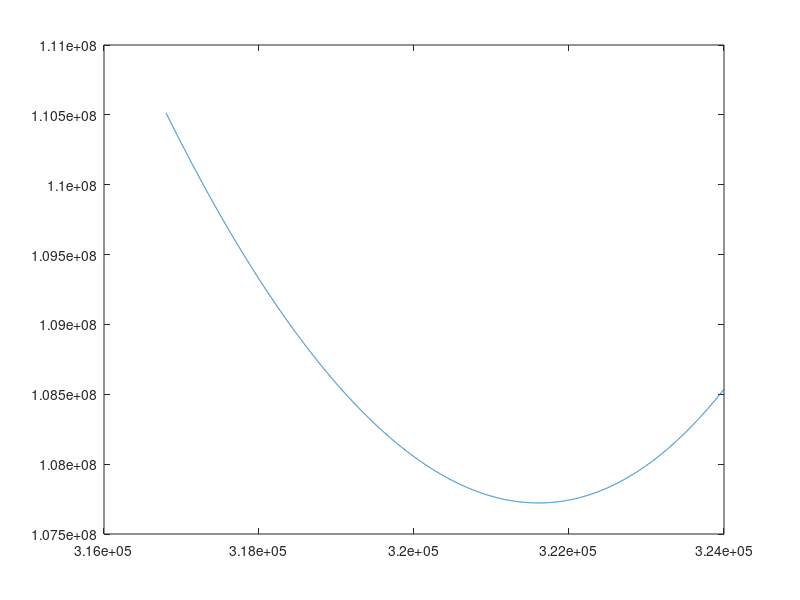
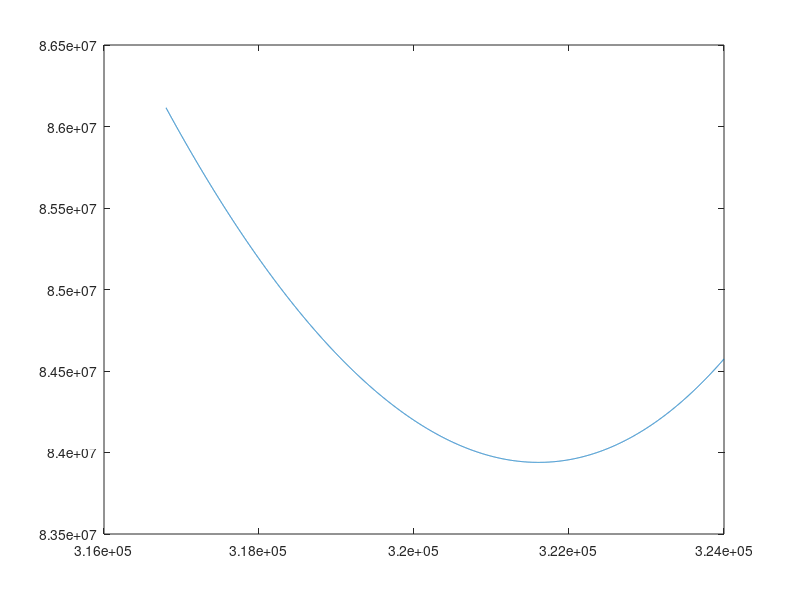
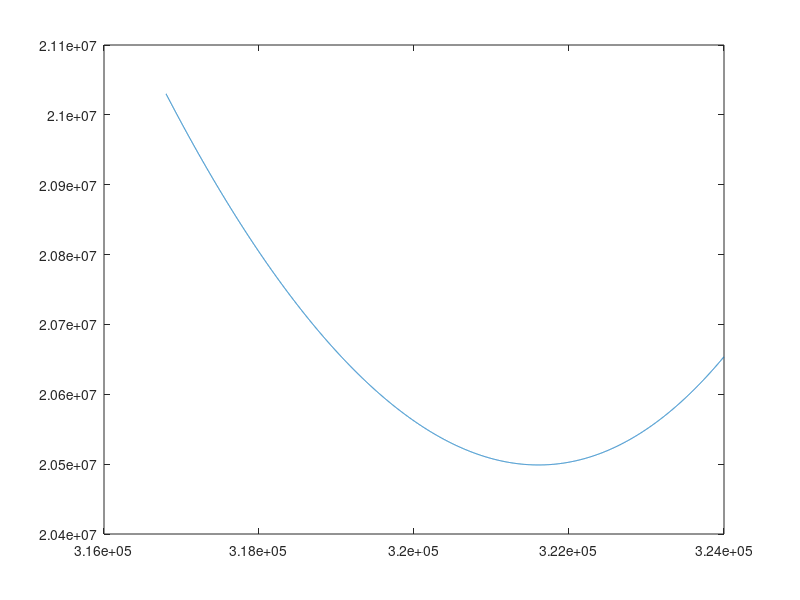
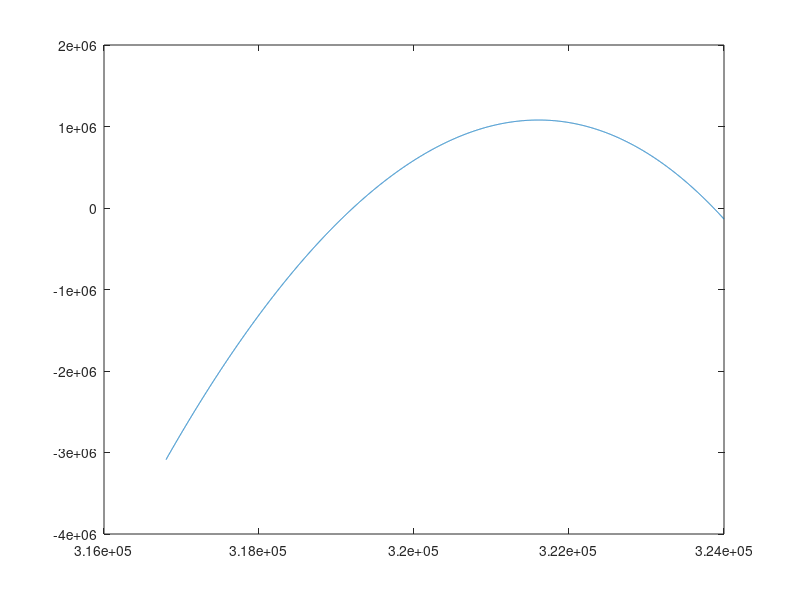

The MATLAB source for these figures, in order:
% Extracts pseudorange, SNR, and carrier phase data from RINEX files
% Name of file
% fname = 'nybp3010.15o';
% PRN_list = [2, 5, 6, 10, 12];
% 
% % use function to read in the observations for the PRNs of interest
% [ rinexv3 ] = read_rinex_obs5(fname, PRN_list);

format long g
format compact
clear all;
close all;
% Extract the measured pseudoranges.
% snr_NN = signal to noise ratio (NN = PRN #)
% pr_CC_NN = pseudorange (CC = code)
% carrier = carrier phase data
load('nybp_1028.mat');

i = 1;
j = 1;
k = 1;
m = 1;
n = 1;
p = 1;
q = 1;

alldata = rinexv3_1028.data;
f1 = 1575.42*1e6;
f2 = 1227.60*1e6;

while i <= length(alldata)
    if alldata(i,3) == 2
        j = k;
        prn_2_data(j,:) = alldata(i,:);
        timesecsprn2(j) = prn_2_data(j,2);
        mp1prn2(j) = prn_2_data(j,7) - (((f1^2 + f2^2)/(f1^2 - f2^2))*prn_2_data(j,4)) + (2*f2^2/(f1^2 - f2^2))*prn_2_data(j,5);
        mp2prn2(j) = prn_2_data(j,10) - (((f2^2 + f1^2)/(f2^2 - f1^2))*prn_2_data(j,5)) + (2*f1^2/(f2^2 - f1^2))*prn_2_data(j,4);
        k = k + 1;
    elseif alldata(i,3) == 5
        j = m;
        prn_5_data(j,:) = alldata(i,:);
        timesecsprn5(j) = prn_5_data(j,2);
        mp1prn5(j) = prn_5_data(j,7) - (((f1^2 + f2^2)/(f1^2 - f2^2))*prn_5_data(j,4)) + (2*f2^2/(f1^2 - f2^2))*prn_5_data(j,5);
        mp2prn5(j) = prn_5_data(j,10) - (((f2^2 + f1^2)/(f2^2 - f1^2))*prn_5_data(j,5)) + (2*f1^2/(f2^2 - f1^2))*prn_5_data(j,4);
        m = m + 1;
    elseif alldata(i,3) == 6
        j = n;
        prn_6_data(j,:) = alldata(i,:);
        timesecsprn6(j) = prn_6_data(j,2);
        mp1prn6(j) = prn_6_data(j,7) - (((f1^2 + f2^2)/(f1^2 - f2^2))*prn_6_data(j,4)) + (2*f2^2/(f1^2 - f2^2))*prn_6_data(j,5);
        mp2prn6(j) = prn_6_data(j,10) - (((f2^2 + f1^2)/(f2^2 - f1^2))*prn_6_data(j,5)) + (2*f1^2/(f2^2 - f1^2))*prn_6_data(j,4);
        n = n + 1;
    elseif alldata(i,3) == 10
        j = p;
        prn_10_data(j,:) = alldata(i,:);
        timesecsprn10(j) = prn_10_data(j,2);
        mp1prn10(j) = prn_10_data(j,7) - (((f1^2 + f2^2)/(f1^2 - f2^2))*prn_10_data(j,4)) + (2*f2^2/(f1^2 - f2^2))*prn_10_data(j,5);
        mp2prn10(j) = prn_10_data(j,10) - (((f2^2 + f1^2)/(f2^2 - f1^2))*prn_10_data(j,5)) + (2*f1^2/(f2^2 - f1^2))*prn_10_data(j,4);
        p = p + 1;
    elseif alldata(i,3) == 12
        j = q;
        prn_12_data(j,:) = alldata(i,:);
        timesecsprn12(j) = prn_12_data(j,2);
        mp1prn12(j) = prn_12_data(j,7) - (((f1^2 + f2^2)/(f1^2 - f2^2))*prn_12_data(j,4)) + (2*f2^2/(f1^2 - f2^2))*prn_12_data(j,5);
        mp2prn12(j) = prn_12_data(j,10) - (((f2^2 + f1^2)/(f2^2 - f1^2))*prn_12_data(j,5)) + (2*f1^2/(f2^2 - f1^2))*prn_12_data(j,4);
        q = q + 1;
    end
    i = i + 1;
end

plot(timesecsprn2, prn_2_data(:,4))
figure;
plot(timesecsprn2, prn_2_data(:,5))
figure;
plot(timesecsprn2, prn_2_data(:,7))
figure;
plot(timesecsprn2, mp1prn2 - mean(mp1prn2))
